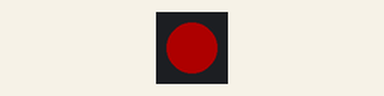
Recording of a sketch running on a simulated Seeed XIAO ESP32-S3. Shown: 1 RGB LEDs in strip order, left to right. Dim RGB values are drawn brighter than linear.

Above: at 0.3 s.
At 1.5 s:
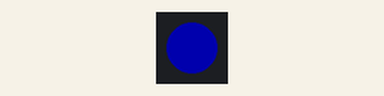
At 2.7 s:
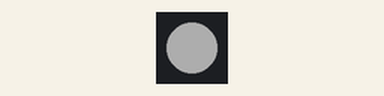
At 5.7 s:
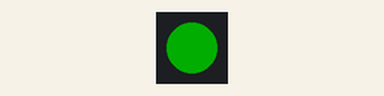
Timing chart, 0 to 6.4 s (numbered marks = the images above):
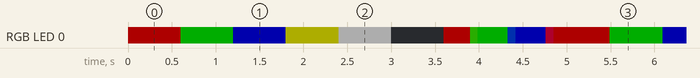

The sketch:

Practice_1_NeoPixel.ino
```cpp
/*
 * ============================================================
 *  XIAO ESP32S3 Sense - 기초실습 ①  네오픽셀 (NeoPixel)
 * ============================================================
 *  Author  : yangjipsa  /  TouchLabs (touchlabs.kr)
 *  Board   : Seeed Studio XIAO ESP32S3 (Sense)
 *  확장보드 : 부저 GPIO4 · 스위치 GPIO1 · 네오픽셀 GPIO2
 *  목표    : RGB LED(네오픽셀)로 색을 켜고 바꾸는 법 익히기
 *  준비    : 라이브러리 매니저에서 "Adafruit NeoPixel" 설치
 *  Tools   : Board = XIAO_ESP32S3
 * ============================================================
 */

#include <Adafruit_NeoPixel.h>

#define PIN_PIXEL   2      // 네오픽셀 신호핀 (GPIO2 = D1)
#define NUM_PIXEL   1      // 네오픽셀 개수 (보드에 맞게 수정)

Adafruit_NeoPixel pixels(NUM_PIXEL, PIN_PIXEL, NEO_GRB + NEO_KHZ800);

// 색 하나로 전체 채우기 (r,g,b 는 0~255)
void setColor(uint8_t r, uint8_t g, uint8_t b) {
  for (int i = 0; i < NUM_PIXEL; i++) pixels.setPixelColor(i, pixels.Color(r, g, b));
  pixels.show();
}

void setup() {
  pixels.begin();
  pixels.setBrightness(50);   // 밝기 0~255 (너무 밝으면 눈부심)
  pixels.clear();
  pixels.show();
}

void loop() {
  // 기본 색들을 하나씩
  setColor(255,   0,   0);  delay(600);   // 빨강
  setColor(  0, 255,   0);  delay(600);   // 초록
  setColor(  0,   0, 255);  delay(600);   // 파랑
  setColor(255, 255,   0);  delay(600);   // 노랑
  setColor(255, 255, 255);  delay(600);   // 흰색
  setColor(  0,   0,   0);  delay(600);   // 끄기

  // 무지개 (색상환을 한 바퀴 도는 응용)
  for (int hue = 0; hue < 65536; hue += 512) {
    uint32_t c = pixels.gamma32(pixels.ColorHSV(hue));
    for (int i = 0; i < NUM_PIXEL; i++) pixels.setPixelColor(i, c);
    pixels.show();
    delay(10);
  }
}
```

Measured:
- by itself, RGB LED 0: repeats every 4.9 s: RGB(0, 50, 0) 0.60 s, RGB(0, 0, 50) 0.60 s, RGB(50, 50, 0) 0.60 s, RGB(50, 50, 50) 0.60 s, off 0.60 s, RGB(50, 0, 0) 0.30 s, RGB(12, 50, 0) 0.08 s, RGB(0, 50, 0) 0.34 s, RGB(0, 14, 50) 0.09 s, RGB(0, 0, 50) 0.34 s, RGB(50, 0, 13) 0.09 s, RGB(50, 0, 0) 0.64 s
- by itself, everything shown: repeats every 4.9 s, in 12 steps
